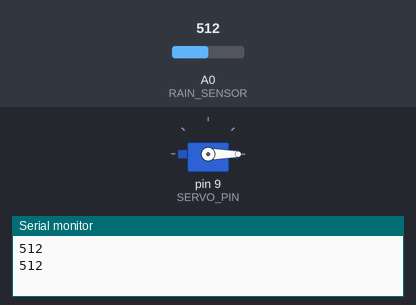
This sketch was run on a simulated Arduino Uno, built with avr-gcc and run on an emulated ATmega328P. Parts: servo, the last lines printed to the serial monitor. The test bench sets the inputs (shaded band); at power-on: A0 (RAIN_SENSOR) = 512.

Above: at 2.8 s.
2.9 s: A0 (RAIN_SENSOR) set to 306
5.6 s: A0 (RAIN_SENSOR) set to 289
At 7.2 s:
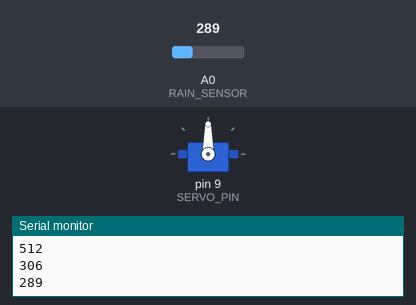
8.3 s: A0 (RAIN_SENSOR) set to 310
At 10.3 s:
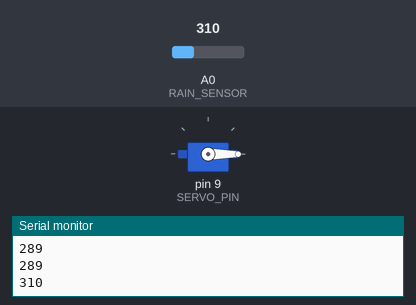
11.5 s: A0 (RAIN_SENSOR) set to 290
At 13.0 s:
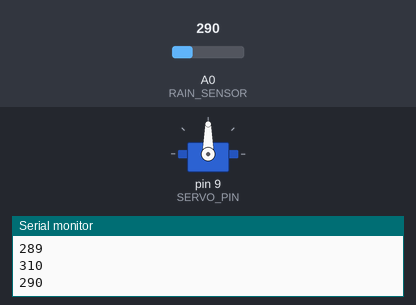
Timing chart, 0 to 14.5 s (numbered marks = the images above; inputs shaded):
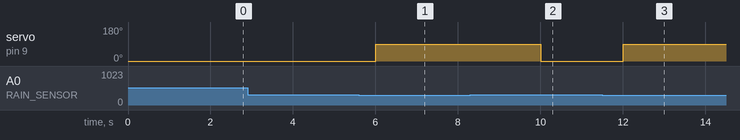

The sketch:

rain.ino
```cpp
#include <Servo.h>
#define RAIN_SENSOR A0
#define SERVO_PIN 9

Servo myservo;

void setup() {
  // put your setup code here, to run once:
  Serial.begin(9600);
  myservo.attach(SERVO_PIN);
  myservo.write(0);
}

void loop() {
  // put your main code here, to run repeatedly:
  int rainValue = analogRead(RAIN_SENSOR);
  Serial.println(rainValue);
  if(rainValue >= 300) {
    myservo.write(0);
    delay(2000);
  } else {
    myservo.write(90);
    delay(2000);
  }

}
```

Measured:
- the behaviour switches between 300 and 299 on A0 (RAIN_SENSOR) (found by bisection; images 0 and 1)
- after the input at 5.6 s, servo on pin 9 (SERVO_PIN): 0° → 90° after 0.40 s
- after the input at 8.3 s, servo on pin 9 (SERVO_PIN): 90° → 0° after 1.7 s
- after the input at 11.5 s, servo on pin 9 (SERVO_PIN): 0° → 90° after 0.50 s
